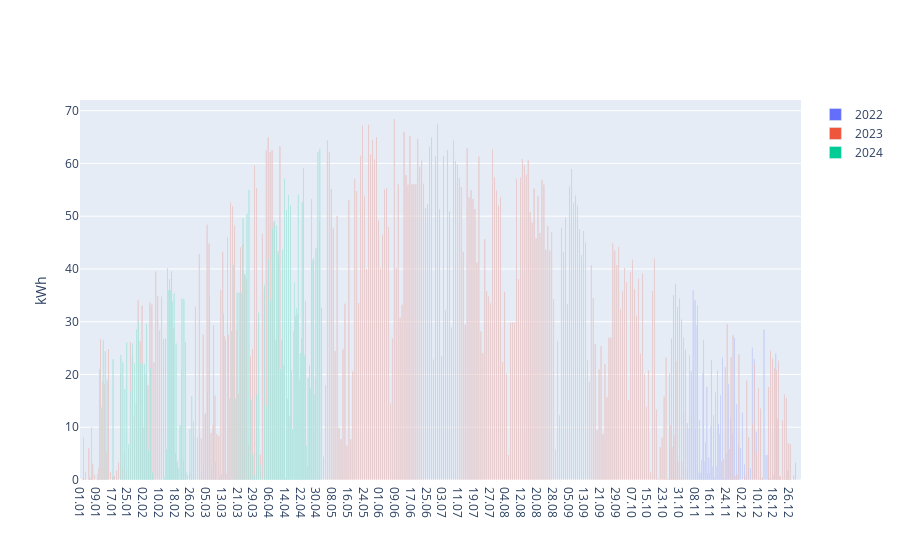

The cell this chart's notebook holds for it:
### Markdown cell above
### ...po dnevih

### Code cell
fig = go.Figure()
for i,csv in enumerate(csvs_filled):
    oddana_per_day = csv['ODDANA DELOVNA ENERGIJA ET'] - csv['ODDANA DELOVNA ENERGIJA ET'].shift(1, fill_value=csv['ODDANA DELOVNA ENERGIJA ET'][0]);
    fig.add_traces(go.Bar(name=str(years[i]), x=csv['Datum'].dt.strftime('%d.%m'), y = oddana_per_day))

fig.update_layout(barmode='group')
fig.update_xaxes(categoryorder='array', categoryarray=days_in_year)
fig.update_layout(hovermode='x unified', yaxis=dict(title="kWh"))

fig.show()
